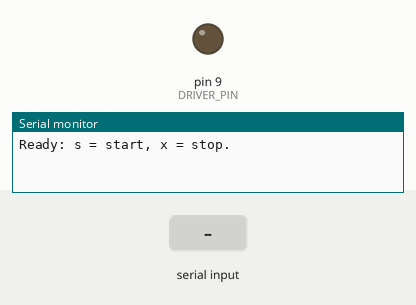
A sketch run on a simulated Arduino Uno, built with avr-gcc and run on an emulated ATmega328P. On the bench: output pins drawn as LEDs (lit = HIGH), the last lines printed to the serial monitor. Dashed ring = blinking. Inputs (shaded band) come from the test bench.

Above: at 1.2 s.
1.3 s: "s" received over Serial
At 1.57 s:
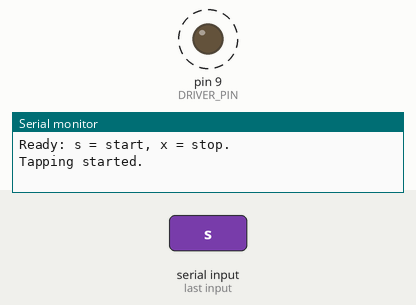
4.3 s: "x" received over Serial
At 4.6 s:
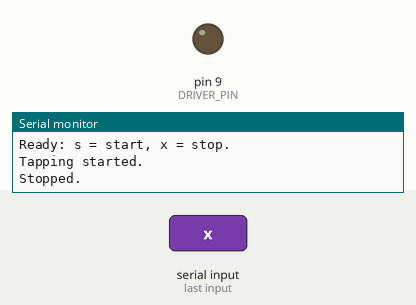
5.8 s: "S" received over Serial
At 6.07 s:
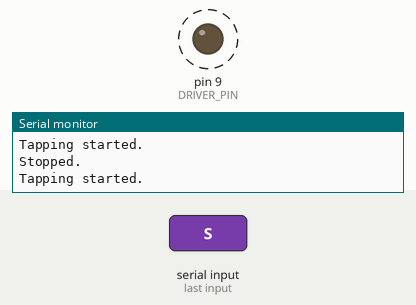
8.8 s: "X" received over Serial
At 9.3 s:
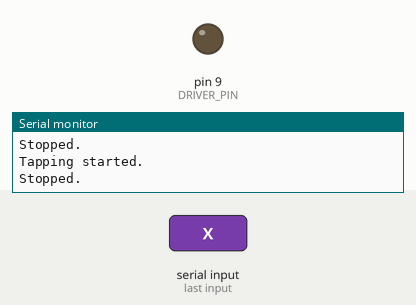
Timing chart, 0 to 11.3 s (numbered marks = the images above; inputs shaded):
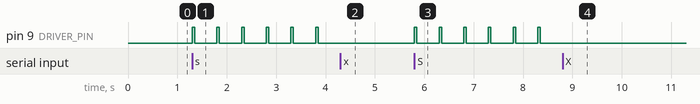

Measured:
- after the input at 1.3 s, pin 9 (DRIVER_PIN): alternates HIGH for 0.05 s and LOW for 0.45 s, starting at once
- after the input at 4.3 s, pin 9 (DRIVER_PIN): stops changing and stays LOW
- after the input at 5.8 s, pin 9 (DRIVER_PIN): alternates HIGH for 0.05 s and LOW for 0.45 s, starting at once
- after the input at 8.8 s, pin 9 (DRIVER_PIN): stops changing and stays LOW

The sketch:

solenoid_tap_test.ino
```cpp
const byte DRIVER_PIN = 9;

// Adjustable settings
const unsigned long PULSE_MS = 50;
const float TAP_HZ = 2;

unsigned long periodMs;
unsigned long lastStart = 0;
unsigned long pulseStart = 0;

bool running = false;
bool pulseOn = false;
bool firstTap = true;

void stopTapping() {
  digitalWrite(DRIVER_PIN, LOW);
  pulseOn = false;
  running = false;
}

void setup() {
  digitalWrite(DRIVER_PIN, LOW);
  pinMode(DRIVER_PIN, OUTPUT);
  Serial.begin(115200);

  if (TAP_HZ <= 0) {
    Serial.println("Error: TAP_HZ must be positive.");
    return;
  }

  float requestedPeriod = 1000.0 / TAP_HZ;

  if (requestedPeriod <= PULSE_MS) {
    Serial.println("Error: frequency too high for pulse duration.");
    return;
  }

  periodMs = (unsigned long)(requestedPeriod + 0.5);
  Serial.println("Ready: s = start, x = stop.");
}

void loop() {
  while (Serial.available() > 0) {
    char command = Serial.read();

    if (command == 'x' || command == 'X') {
      stopTapping();
      Serial.println("Stopped.");
    }

    if ((command == 's' || command == 'S') &&
        periodMs > PULSE_MS && !running) {
      running = true;
      firstTap = true;
      Serial.println("Tapping started.");
    }
  }

  unsigned long now = millis();

  if (pulseOn && now - pulseStart >= PULSE_MS) {
    digitalWrite(DRIVER_PIN, LOW);
    pulseOn = false;
  }

  if (running && !pulseOn &&
      (firstTap || now - lastStart >= periodMs)) {
    digitalWrite(DRIVER_PIN, HIGH);
    pulseOn = true;
    pulseStart = now;
    lastStart = now;
    firstTap = false;
  }
}
```
